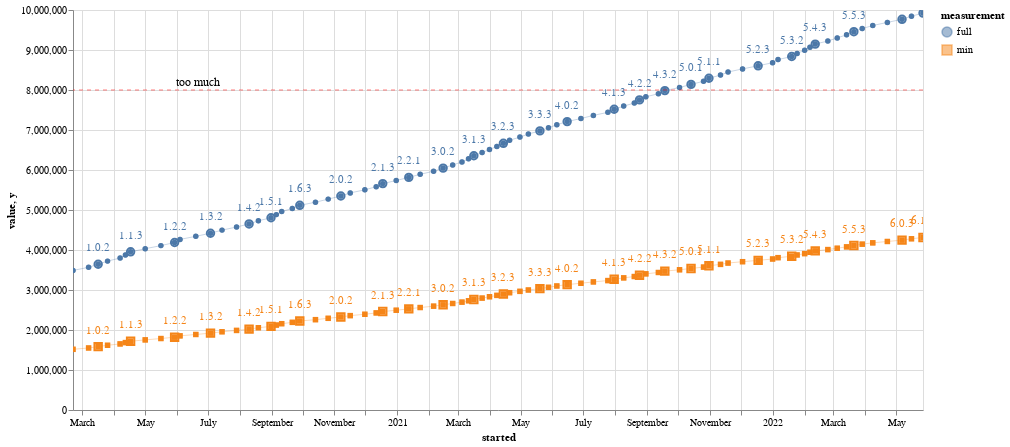

Notebook code cell kept with this figure:
### Code cell
sdk_vals_no_idx = sdk_vals.reset_index()
base = alt.Chart(sdk_vals_no_idx).encode(
    x="started",
    y="value",
    tooltip="version",
    text="version",
    shape="measurement",
    color="measurement"
)

last_release = sdk_vals_no_idx[sdk_vals_no_idx["version"] == "6.1.1"]
minor_releases = last_minor_releases(sdk_vals_no_idx)

last = alt.Chart(sdk_vals_no_idx[sdk_vals_no_idx["version"].isin(minor_releases)]).encode(
    x="started",
    y="value",
    tooltip="version",
    text="version",
).mark_point(size=55, opacity=1.0).encode(
    x="started",
    y="value",
    tooltip="version",
    text="version",
    shape="measurement",
    color="measurement"

)

line = (alt.Chart(pd.DataFrame({'y': [8000000]})).
        mark_rule(size=1, strokeDash=[4, 4], color="red", opacity=0.5).
        encode(y='y'))

warn_text = alt.Chart(pd.DataFrame({'y': [8000000]})).mark_text(text="too much", align="center", opacity=1, baseline="line-bottom", dx=-300, fontSize=12).encode(y="y")

last_text = last.mark_text(
    align='center',
    baseline='line-bottom',
    dy=-10
).encode(
    text='version'

)
alt.layer(
    base.mark_point(size=10, opacity=0.5),
    base.mark_line(size=1, opacity=0.3),
    line,
    warn_text,
    last,
    last_text,
).properties(
    width=850,
    height=400
).interactive()

### Figure 1 — Vega-Lite specification as saved in the notebook (floating-point values rounded to 4 significant figures; data arrays with more than 128 entries replaced by an {"elided": "..."} marker saying what was removed)
{"config": {"view": {"continuousWidth": 400, "continuousHeight": 300}}, "layer": [{"data": {"name": "data-b066ea54157c855c9db2593cf7b93bdc"}, "mark": {"type": "point", "opacity": 0.5, "size": 10}, "encoding": {"color": {"field": "measurement", "type": "nominal"}, "shape": {"field": "measurement", "type": "nominal"}, "text": {"field": "version", "type": "nominal"}, "tooltip": {"field": "version", "type": "nominal"}, "x": {"field": "started", "type": "temporal"}, "y": {"field": "value", "type": "quantitative"}}, "selection": {"selector032": {"type": "interval", "bind": "scales", "encodings": ["x", "y"]}}}, {"data": {"name": "data-b066ea54157c855c9db2593cf7b93bdc"}, "mark": {"type": "line", "opacity": 0.3, "size": 1}, "encoding": {"color": {"field": "measurement", "type": "nominal"}, "shape": {"field": "measurement", "type": "nominal"}, "text": {"field": "version", "type": "nominal"}, "tooltip": {"field": "version", "type": "nominal"}, "x": {"field": "started", "type": "temporal"}, "y": {"field": "value", "type": "quantitative"}}}, {"data": {"name": "data-53f74962562aa0fbcea7913db762249a"}, "mark": {"type": "rule", "color": "red", "opacity": 0.5, "size": 1, "strokeDash": [4, 4]}, "encoding": {"y": {"field": "y", "type": "quantitative"}}}, {"data": {"name": "data-53f74962562aa0fbcea7913db762249a"}, "mark": {"type": "text", "align": "center", "baseline": "line-bottom", "dx": -300, "fontSize": 12, "opacity": 1, "text": "too much"}, "encoding": {"y": {"field": "y", "type": "quantitative"}}}, {"data": {"name": "data-1e46d36f9cc8177c7b8725be210ade22"}, "mark": {"type": "point", "opacity": 1.0, "size": 55}, "encoding": {"color": {"field": "measurement", "type": "nominal"}, "shape": {"field": "measurement", "type": "nominal"}, "text": {"field": "version", "type": "nominal"}, "tooltip": {"field": "version", "type": "nominal"}, "x": {"field": "started", "type": "temporal"}, "y": {"field": "value", "type": "quantitative"}}}, {"data": {"name": "data-1e46d36f9cc8177c7b8725be210ade22"}, "mark": {"type": "text", "align": "center", "baseline": "line-bottom", "dy": -10}, "encoding": {"color": {"field": "measurement", "type": "nominal"}, "shape": {"field": "measurement", "type": "nominal"}, "text": {"field": "version", "type": "nominal"}, "tooltip": {"field": "version", "type": "nominal"}, "x": {"field": "started", "type": "temporal"}, "y": {"field": "value", "type": "quantitative"}}}], "height": 400, "width": 850, "$schema": "https://vega.github.io/schema/vega-lite/v4.17.0.json", "datasets": {"data-b066ea54157c855c9db2593cf7b93bdc": {"elided": "168 records"}, "data-53f74962562aa0fbcea7913db762249a": [{"y": 8000000}], "data-1e46d36f9cc8177c7b8725be210ade22": [{"started": "2022-05-27T04:20:00", "version": "6.1.1", "measurement": "full", "value": 9922000.0}, {"started": "2022-05-27T04:20:00", "version": "6.1.1", "measurement": "min", "value": 4314000.0}, {"started": "2022-05-06T19:20:00", "version": "6.0.3", "measurement": "full", "value": 9767000.0}, {"started": "2022-05-06T19:20:00", "version": "6.0.3", "measurement": "min", "value": 4247000.0}, {"started": "2022-03-20T23:20:00", "version": "5.5.3", "measurement": "full", "value": 9457000.0}, {"started": "2022-03-20T23:20:00", "version": "5.5.3", "measurement": "min", "value": 4112000.0}, {"started": "2022-02-11T10:20:00", "version": "5.4.3", "measurement": "full", "value": 9147000.0}, {"started": "2022-02-11T10:20:00", "version": "5.4.3", "measurement": "min", "value": 3977000.0}, {"started": "2022-01-19T13:20:00", "version": "5.3.2", "measurement": "full", "value": 8837000.0}, {"started": "2022-01-19T13:20:00", "version": "5.3.2", "measurement": "min", "value": 3842000.0}, {"started": "2021-12-17T22:20:00", "version": "5.2.3", "measurement": "full", "value": 8605000.0}, {"started": "2021-12-17T22:20:00", "version": "5.2.3", "measurement": "min", "value": 3741000.0}, {"started": "2021-10-31T02:20:00", "version": "5.1.1", "measurement": "full", "value": 8295000.0}, {"started": "2021-10-31T02:20:00", "version": "5.1.1", "measurement": "min", "value": 3606000.0}, {"started": "2021-10-13T16:20:00", "version": "5.0.1", "measurement": "full", "value": 8140000.0}, {"started": "2021-10-13T16:20:00", "version": "5.0.1", "measurement": "min", "value": 3539000.0}, {"started": "2021-09-18T05:20:00", "version": "4.3.2", "measurement": "full", "value": 7985000.0}, {"started": "2021-09-18T05:20:00", "version": "4.3.2", "measurement": "min", "value": 3472000.0}, {"started": "2021-08-24T14:20:00", "version": "4.2.2", "measurement": "full", "value": 7752000.0}, {"started": "2021-08-24T14:20:00", "version": "4.2.2", "measurement": "min", "value": 3371000.0}, {"started": "2021-07-30T23:20:00", "version": "4.1.3", "measurement": "full", "value": 7520000.0}, {"started": "2021-07-30T23:20:00", "version": "4.1.3", "measurement": "min", "value": 3269000.0}, {"started": "2021-06-15T06:20:00", "version": "4.0.2", "measurement": "full", "value": 7210000.0}, {"started": "2021-06-15T06:20:00", "version": "4.0.2", "measurement": "min", "value": 3135000.0}, {"started": "2021-05-19T18:20:00", "version": "3.3.3", "measurement": "full", "value": 6977000.0}, {"started": "2021-05-19T18:20:00", "version": "3.3.3", "measurement": "min", "value": 3034000.0}, {"started": "2021-04-14T06:20:00", "version": "3.2.3", "measurement": "full", "value": 6667000.0}, {"started": "2021-04-14T06:20:00", "version": "3.2.3", "measurement": "min", "value": 2899000.0}, {"started": "2021-03-16T13:20:00", "version": "3.1.3", "measurement": "full", "value": 6357000.0}, {"started": "2021-03-16T13:20:00", "version": "3.1.3", "measurement": "min", "value": 2764000.0}, {"started": "2021-02-14T16:20:00", "version": "3.0.2", "measurement": "full", "value": 6047000.0}, {"started": "2021-02-14T16:20:00", "version": "3.0.2", "measurement": "min", "value": 2629000.0}, {"started": "2021-01-12T07:20:00", "version": "2.2.1", "measurement": "full", "value": 5815000.0}, {"started": "2021-01-12T07:20:00", "version": "2.2.1", "measurement": "min", "value": 2528000.0}, {"started": "2020-12-18T00:20:00", "version": "2.1.3", "measurement": "full", "value": 5660000.0}, {"started": "2020-12-18T00:20:00", "version": "2.1.3", "measurement": "min", "value": 2461000.0}, {"started": "2020-11-07T06:20:00", "version": "2.0.2", "measurement": "full", "value": 5350000.0}, {"started": "2020-11-07T06:20:00", "version": "2.0.2", "measurement": "min", "value": 2326000.0}, {"started": "2020-09-28T08:20:00", "version": "1.6.3", "measurement": "full", "value": 5117000.0}, {"started": "2020-09-28T08:20:00", "version": "1.6.3", "measurement": "min", "value": 2225000.0}, {"started": "2020-08-31T09:20:00", "version": "1.5.1", "measurement": "full", "value": 4807000.0}, {"started": "2020-08-31T09:20:00", "version": "1.5.1", "measurement": "min", "value": 2090000.0}, {"started": "2020-08-10T01:20:00", "version": "1.4.2", "measurement": "full", "value": 4652000.0}, {"started": "2020-08-10T01:20:00", "version": "1.4.2", "measurement": "min", "value": 2023000.0}, {"started": "2020-07-03T13:20:00", "version": "1.3.2", "measurement": "full", "value": 4419000.0}, {"started": "2020-07-03T13:20:00", "version": "1.3.2", "measurement": "min", "value": 1922000.0}, {"started": "2020-05-29T16:20:00", "version": "1.2.2", "measurement": "full", "value": 4187000.0}, {"started": "2020-05-29T16:20:00", "version": "1.2.2", "measurement": "min", "value": 1820000.0}, {"started": "2020-04-16T21:20:00", "version": "1.1.3", "measurement": "full", "value": 3954000.0}, {"started": "2020-04-16T21:20:00", "version": "1.1.3", "measurement": "min", "value": 1719000.0}, {"started": "2020-03-16T08:20:00", "version": "1.0.2", "measurement": "full", "value": 3644000.0}, {"started": "2020-03-16T08:20:00", "version": "1.0.2", "measurement": "min", "value": 1585000.0}]}}
